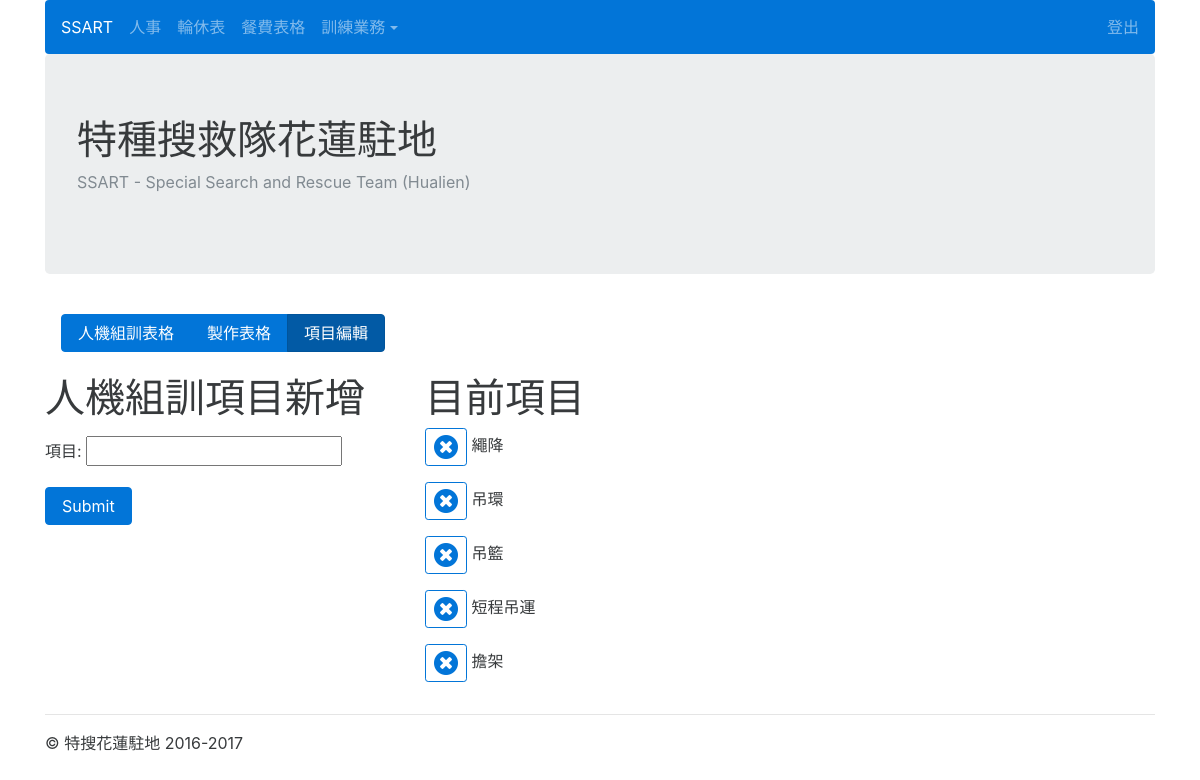
The app's page /train/zuxun/create_session/ (signed in) with its own data.
### train/models.py (models this page shows)
class ZuXun(models.Model):
	name = models.CharField(max_length=20)
	def __str__(self):
		return self.name

### train/views.py (the view, shortened to what this page needs)
# urls.py: url(r'zuxun/create_session/$',views.zuxun_session_create , name='zuxun_session_create'),
@login_required
def zuxun_session_create(request):
	form = ZuXunSessionForm()
	zuxun_sessions = ZuXun.objects.all()
	context = {
		'zuxun_sessions': zuxun_sessions,
		'form': form,
	}
	return render(request, 'zuxun_session_create.html', context)

### train/forms.py
class ZuXunSessionForm(forms.ModelForm):
	class Meta:
		model = ZuXun
		fields = [
			'name'
		]
		labels = {
			'name': _('項目'),
		}

### train/templates/zuxun_session_create.html (shortened to what this page needs)
{% extends 'base.html' %}
{% load widget_tweaks %}
{% block content %}
<nav class="navbar">
	<div class="btn-group">
		<a href={% url 'zuxun_table_list' %} class="btn btn-primary ">人機組訓表格</a>
		<a href={% url 'zuxun_table_create' %} class="btn btn-primary">製作表格</a>
		<a href={% url 'zuxun_session_create' %} class="btn btn-primary active">項目編輯</a>
	</div>
</nav>
<p>
<div class='row'>
	<div class="col-lg-4">
	<h1>人機組訓項目新增</h1><p>
		<form action="" method="POST">
		<p>{{ form.name.label_tag }} {{ form.name }}</p>
		<input type="submit" class="btn btn-primary">
		</form>
	</div>
	<div class="col-lg-8">
		<h1>目前項目</h1>
		{% for session in zuxun_sessions %}
		<p><button type="button" class="btn btn-outline-primary btn-sm" data-toggle="modal" data-target=".bd-example-modal-sm-{{ session.pk }}"><i class="fa fa-times-circle fa-2x" aria-hidden="true"></i></button> {{ session }}</p>
		{% endfor %}
	</div>
</div>
{% endblock %}

### records on screen
ZuXun: name "繩降"
ZuXun: name "吊環"
ZuXun: name "吊籃"
ZuXun: name "短程吊運"
ZuXun: name "擔架"
